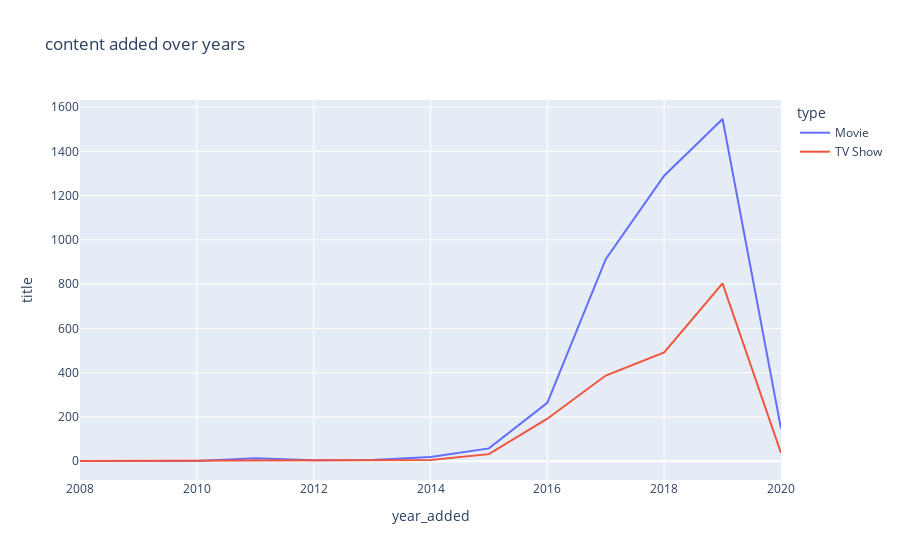

The cell this chart's notebook holds for it:
### Markdown cell above
### Q2. How has the content evolved over time ?

### Code cell
plot_df = df.groupby(['year_added','type']).count()['title'].reset_index()
px.line(plot_df,x='year_added',y='title',color='type',title='content added over years')

### Figure 1 — Plotly figure (JSON) as saved in the notebook; plotly's stock layout.template omitted (floating-point values rounded to 4 significant figures)
{"data": [{"hovertemplate": "type=Movie<br>year_added=%{x}<br>title=%{y}<extra></extra>", "legendgroup": "Movie", "line": {"color": "#636efa", "dash": "solid"}, "mode": "lines", "name": "Movie", "showlegend": true, "type": "scatter", "x": [2008, 2009, 2010, 2011, 2012, 2013, 2014, 2015, 2016, 2017, 2018, 2019, 2020], "xaxis": "x", "y": [1, 2, 1, 13, 4, 6, 19, 58, 264, 913, 1290, 1546, 147], "yaxis": "y"}, {"hovertemplate": "type=TV Show<br>year_added=%{x}<br>title=%{y}<extra></extra>", "legendgroup": "TV Show", "line": {"color": "#EF553B", "dash": "solid"}, "mode": "lines", "name": "TV Show", "showlegend": true, "type": "scatter", "x": [2008, 2012, 2013, 2014, 2015, 2016, 2017, 2018, 2019, 2020], "xaxis": "x", "y": [1, 3, 6, 6, 32, 192, 387, 492, 803, 37], "yaxis": "y"}], "layout": {"legend": {"title": {"text": "type"}, "tracegroupgap": 0}, "title": {"text": "content added over years"}, "xaxis": {"anchor": "y", "domain": [0, 1], "title": {"text": "year_added"}}, "yaxis": {"anchor": "x", "domain": [0, 1], "title": {"text": "title"}}}}
